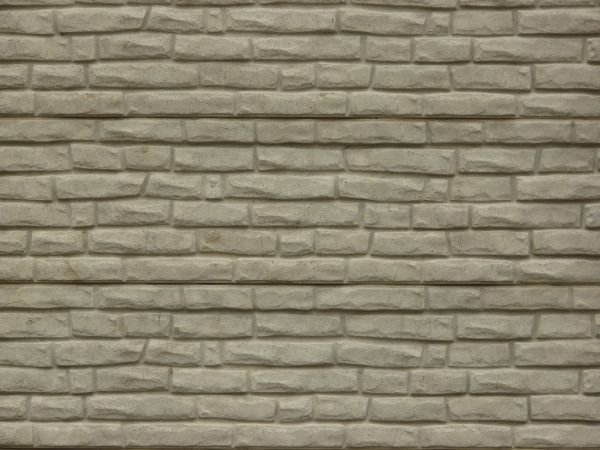
#> input picture texture_data/train/brick/brick1.jpg, 600 x 450 px; its folder holds only this picture in this run
$ python Bayesian.py   (older library calls are emulated)
#> lines starting #> are read from the running program, lines starting #| are printed output that depends on the picture
from sklearn.metrics import accuracy_score, confusion_matrix  # 정확도 계산, confusion matrix 계산 함수
from skimage.feature import greycomatrix, greycoprops
import matplotlib.pyplot as plt
from scipy import signal as sg
import itertools  # confusion matrix 시각화 함수에서 사용
import numpy as np
import cv2
import os


# ========== laws texture 계산 함수 ==========
def laws_texture(gray_image):
    (rows, cols) = gray_image.shape[:2]
    smooth_kernel = (1 / 25) * np.ones((5, 5))
    gray_smooth = sg.convolve(gray_image, smooth_kernel, "same")
    gray_processed = np.abs(gray_image - gray_smooth)

    # Law's Texture filter
    filter_vectors = np.array(
        [
            [1, 4, 6, 4, 1],        # L5
            [-1, -2, 0, 2, 1],      # E5
            [-1, 0, 2, 0, 1],       # S5
            [1, -4, 6, -4, 1],      # R5
        ]
    )

    filters = []
    for i in range(4):
        for j in range(4):
            filters.append(
                np.matmul(filter_vectors[i][:].reshape(5, 1), filter_vectors[j][:].reshape(1, 5))
            )

    # Convolution 연산 및 convmap 조합
    conv_maps = np.zeros((rows, cols, 16))
    for i in range(len(filters)):
        conv_maps[:, :, i] = sg.convolve(gray_processed, filters[i], "same")

    # 9+1개 중요한 texture map 계산
    texture_maps = list()
    texture_maps.append((conv_maps[:, :, 1] + conv_maps[:, :, 4]) // 2)     # L5E5 / E5L5
    texture_maps.append((conv_maps[:, :, 2] + conv_maps[:, :, 8]) // 2)     # L5S5 / S5L5
    texture_maps.append((conv_maps[:, :, 3] + conv_maps[:, :, 12]) // 2)    # L5R5 / R5L5
    texture_maps.append((conv_maps[:, :, 7] + conv_maps[:, :, 13]) // 2)    # E5R5 / R5E5
    texture_maps.append((conv_maps[:, :, 6] + conv_maps[:, :, 9]) // 2)     # E5S5 / S5E5
    texture_maps.append((conv_maps[:, :, 11] + conv_maps[:, :, 14]) // 2)   # S5R5 / R5S5
    texture_maps.append(conv_maps[:, :, 10])                                # S5S5
    texture_maps.append(conv_maps[:, :, 5])                                 # E5E5
    texture_maps.append(conv_maps[:, :, 15])                                # R5R5
    texture_maps.append(conv_maps[:, :, 0])                                 # L5L5 (use to norm TEM)

    # Law's texture energy 계산
    TEM = list()
    for i in range(9):
        #tem = round(np.abs(texture_maps[i]).sum() / np.abs(texture_maps[9]).sum(), 4)
        TEM.append(np.abs(texture_maps[i]).sum() / np.abs(texture_maps[9]).sum())
    return TEM


# ========== 이미지 패치에서 특징 추출 ==========
train_dir = './texture_data/train'
test_dir = './texture_data/test'
classes  = ['brick', 'grass', 'ground', 'water', 'wood']

X_train = []
Y_train = []

PATCH_SIZE = 32     # 16 or 32
GLCM_I = 1
GLCM_J = 0

np.random.seed(1234)
for idx, texture_name in enumerate(classes):
    img_dir = os.path.join(train_dir, texture_name)
    for img_name in os.listdir(img_dir):
        img = cv2.imread(os.path.join(img_dir, img_name))
#> img is the input picture: shape (450, 600, 3); mean B, G, R 113, 133.2, 139.4
        img_s = cv2.resize(img, (100,100), interpolation=cv2.INTER_LINEAR)
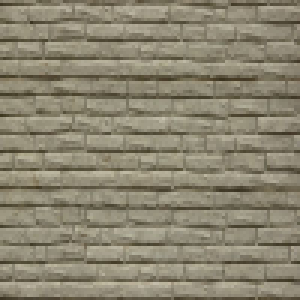
#> img_s: shape (100, 100, 3) (shown 3 times larger); mean B, G, R 113, 133.1, 139.4


        #print(img_name)
        for i in range(10):
            h = np.random.randint(100-PATCH_SIZE)
            w = np.random.randint(100-PATCH_SIZE)

            img_p = img_s[h:h+PATCH_SIZE, w:w+PATCH_SIZE]
            img_p_gray = cv2.cvtColor(img_p, cv2.COLOR_BGR2GRAY)
            #img_hsv = cv2.cvtColor(img, cv2.COLOR_BGR2HSV)

            glcm = greycomatrix(img_p_gray, distances=[GLCM_I], angles=[GLCM_J], levels=256, symmetric=False, normed=True)
            #dissimilarity = round(greycoprops(glcm, 'dissimilarity')[0, 0], 4)
            #correlation = round(greycoprops(glcm, 'correlation')[0, 0], 4)
            X_train.append([greycoprops(glcm, 'dissimilarity')[0, 0],
                            greycoprops(glcm, 'correlation')[0, 0] ] +
                            laws_texture(img_p_gray))
            Y_train.append(idx)
#> this loop made 10 passes
#> pass 1, `img_p = img_s[h:h+PATCH_SIZE, w:w+PATCH_SIZE]`:
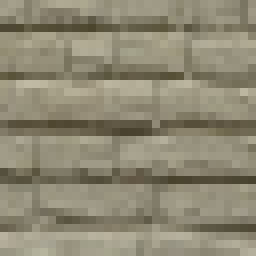
#> img_p: shape (32, 32, 3) (shown 8 times larger); mean B, G, R 115.9, 136.5, 142.1
#> pass 1, `img_p_gray = cv2.cvtColor(img_p, cv2.COLOR_BGR2GRAY)`:
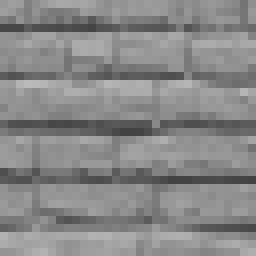
#> img_p_gray: shape (32, 32) (shown 8 times larger); min 65, max 185, mean 135.7
#> pass 1, in laws_texture, `gray_smooth = sg.convolve(gray_image, smooth_kernel, "same")`:
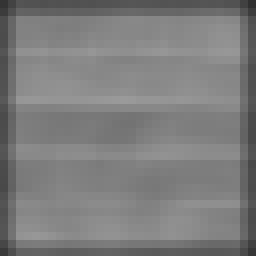
#> gray_smooth: shape (32, 32) float64 (shown 8 times larger); min 48.2, max 154.3, mean 125.3
#> pass 1, in laws_texture, `gray_processed = np.abs(gray_image - gray_smooth)`:
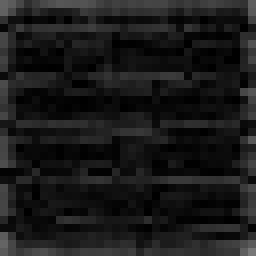
#> gray_processed: shape (32, 32) float64 (shown 8 times larger); min 0, max 119, mean 25.9
#> after the loop:
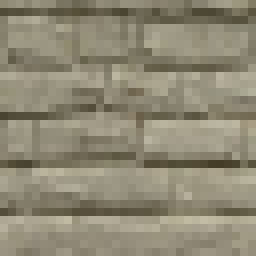
#> img_p: shape (32, 32, 3) (shown 8 times larger); mean B, G, R 116.7, 136.7, 142.5
#> after the loop:
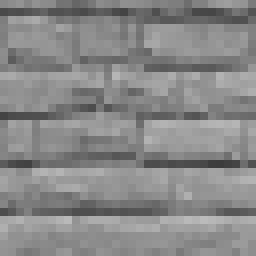
#> img_p_gray: shape (32, 32) (shown 8 times larger); min 60, max 187, mean 136
#> after the loop, X_train = 10 items; Y_train = [0, 0, 0, 0, 0, 0, 0, 0, 0, 0]
#> pass 2 of the loop `for idx, texture_name in enumerate(classes):`:
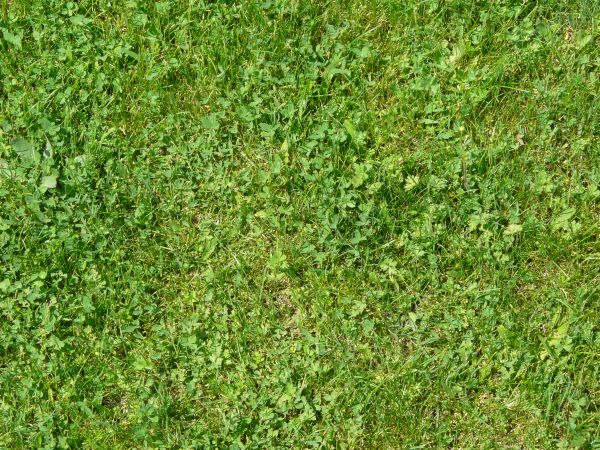
#> input picture texture_data/train/grass/grass10.jpg, 600 x 450 px
#> img is the input picture: shape (450, 600, 3); mean B, G, R 50.3, 141.4, 108.7
#> `img_s = cv2.resize(img, (100,100), interpolation=cv2.INTER_LINEAR)`:
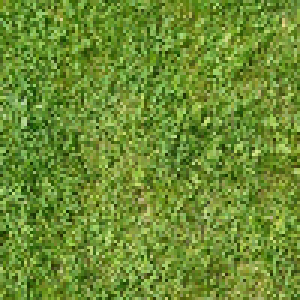
#> img_s: shape (100, 100, 3) (shown 3 times larger); mean B, G, R 50.1, 141.2, 108.5
#> after the loop `for i in range(10):`:
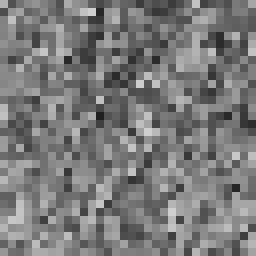
#> img_p_gray: shape (32, 32) (shown 8 times larger); min 33, max 207, mean 121.5
#> after the loop `for i in range(10):`: X_train = 20 items; Y_train = [0, 0, 0, 0, 0, 0, 0, 0, 0, 0, 1, 1, 1, 1, 1, 1, 1, 1, 1, 1]
#> (the run stopped early here; a loop or call above may not have finished)
